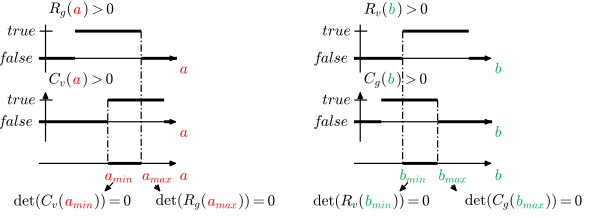

Generate this figure with Python:
"""Fig. 12 — Schematic representation of the range of admissible values for
parameters a and b, i.e., the range of values that ensures that the matrices
returned by the decomposition are semi-definite positive matrices.

ATBD L1 STACK (atbd-l1-stack), section 5.4.2.3 (SKP decomposition). Redrawn
from the original figure and the text of the section: R_g(a), C_v(a), R_v(b)
and C_g(b) (equations 5.59 to 5.62) must be positive; where one of them stops
being so, its determinant vanishes, which fixes the bounds a_min, a_max,
b_min and b_max. This is a schematic: horizontal positions are qualitative.

To modify: change the positions in GEOMETRY (units of the original figure,
x to the right, y downwards), the labels in LABELS or the colours in COLOURS,
then run ``/usr/bin/python3 fig12.py`` (matplotlib needed): it rewrites
fig12.svg (web page) and fig12.pdf (PDF export) next to this file. Commit the
three files together. Keep a dark text colour: the page puts a white
background behind the figure in both site themes.
"""

from pathlib import Path

import matplotlib

matplotlib.use("Agg")
import matplotlib.pyplot as plt  # noqa: E402

# -- colours and sizes -------------------------------------------------------
COLOURS = {"text": "#000000", "a": "#ff0000", "b": "#00b050", "line": "#000000"}
WIDTH_IN = 6.2  # PDF text width
FONT_PT = 11.5  # the PDF export prints it at about 65 %: subscripts stay >= 5 pt
THICK, THIN = 2.2, 0.9  # line widths (pt)

# -- geometry (pixels of the original figure, y downwards) -------------------
W, H = 1530, 560  # canvas: the original figure plus a margin for the larger text
Y_TRUE, Y_FALSE = (80, 150), (257, 313)  # upper and lower panel levels
Y_AXIS3 = 420  # axis of the admissible range
# left column (parameter a) and right column (parameter b, 60 px further right
# than in the original, to leave room between the larger labels)
COLS = {
    "a": {
        "x0": 100, "x1": 455, "yaxis": 117,
        "top": (193, 363),     # R_g(a) > 0 is true between these x
        "bot": (277, 422),     # C_v(a) > 0 is true between these x
        "bounds": (277, 363),  # a_min, a_max
        "top_end": 455, "bot_end": 445,
    },
    "b": {
        "x0": 910, "x1": 1265, "yaxis": 926,
        "top": (1035, 1205),    # R_v(b) > 0
        "bot": (980, 1125),    # C_g(b) > 0
        "bounds": (1035, 1125),  # b_min, b_max
        "top_end": 1255, "bot_end": 1265,
    },
}

# -- labels (mathtext; parts = list of (text, colour key)) --------------------
LABELS = {
    "true": r"$true$", "false": r"$false$",
    "top_a": [(r"$R_g($", "text"), (r"$a$", "a"), (r"$) > 0$", "text")],
    "bot_a": [(r"$C_v($", "text"), (r"$a$", "a"), (r"$) > 0$", "text")],
    "top_b": [(r"$R_v($", "text"), (r"$b$", "b"), (r"$) > 0$", "text")],
    "bot_b": [(r"$C_g($", "text"), (r"$b$", "b"), (r"$) > 0$", "text")],
    "a": [(r"$a$", "a")], "b": [(r"$b$", "b")],
    "amin": [(r"$a_{min}$", "a")], "amax": [(r"$a_{max}$", "a")],
    "bmin": [(r"$b_{min}$", "b")], "bmax": [(r"$b_{max}$", "b")],
    "det_amin": [(r"$\det(C_v($", "text"), (r"$a_{min}$", "a"), (r"$)) = 0$", "text")],
    "det_amax": [(r"$\det(R_g($", "text"), (r"$a_{max}$", "a"), (r"$)) = 0$", "text")],
    "det_bmin": [(r"$\det(R_v($", "text"), (r"$b_{min}$", "b"), (r"$)) = 0$", "text")],
    "det_bmax": [(r"$\det(C_g($", "text"), (r"$b_{max}$", "b"), (r"$)) = 0$", "text")],
}

# -- drawing -------------------------------------------------------------------
plt.rcParams.update({"mathtext.fontset": "cm", "font.size": FONT_PT})
fig = plt.figure(figsize=(WIDTH_IN, WIDTH_IN * H / W))
ax = fig.add_axes([0, 0, 1, 1])
ax.set_xlim(0, W)
ax.set_ylim(H, 0)
ax.axis("off")
renderer = fig.canvas.get_renderer()
LINE = COLOURS["line"]


def hline(x0, x1, y, lw=THIN):
    ax.plot([x0, x1], [y, y], color=LINE, lw=lw, solid_capstyle="butt")


def arrow(x0, y0, x1, y1, lw=THIN):
    ax.annotate("", xy=(x1, y1), xytext=(x0, y0), arrowprops=dict(
        arrowstyle="-|>,head_length=0.35,head_width=0.15", color=LINE, lw=lw,
        shrinkA=0, shrinkB=0))


def label(x, y, parts, ha="left", va="center"):
    """Text in several colours, laid out left to right from (x, y)."""
    texts, width = [], 0
    for s, key in parts:
        t = ax.text(x, y, s, color=COLOURS[key], ha="left", va=va)
        w = t.get_window_extent(renderer).width * W / (WIDTH_IN * fig.dpi)
        texts.append((t, w))
        width += w
    x0 = x - (width if ha == "right" else width / 2 if ha == "center" else 0)
    for t, w in texts:
        t.set_x(x0)
        x0 += w


def panel(col, level, side):
    c = COLS[col]
    yt, yf = level
    lo, hi = c["top"] if side == "top" else c["bot"]
    end = c["top_end"] if side == "top" else c["bot_end"]
    ax_y = 150 if side == "top" else 313
    # y axis, with the tick at the "true" level (the lower panel has an arrowhead)
    top_y = 65 if side == "top" else 235
    if side == "top":
        ax.plot([c["yaxis"]] * 2, [top_y, ax_y + 35], color=LINE, lw=THIN)
    else:
        arrow(c["yaxis"], ax_y + 50, c["yaxis"], top_y)
    hline(c["yaxis"] - 15, c["yaxis"] + 18, yt)
    label(c["x0"] - 5, yt, [(LABELS["true"], "text")], ha="right")
    label(c["x0"] - 12, yf, [(LABELS["false"], "text")], ha="right")
    # x axis with its arrowhead, thick where the function is false
    hline(c["x0"], c["x1"] - 4, yf)
    arrow(c["x1"] - 20, yf, c["x1"], yf)
    hline(c["x0"], lo, yf, THICK)
    hline(hi, end, yf, THICK)
    # thick true segment
    hline(lo, hi, yt, THICK)
    label(c["x1"] + 7, yf + 28, LABELS[col])


def dotted(x, y0, y1):
    ax.plot([x, x], [y0, y1], color=LINE, lw=THIN, dashes=(6, 2, 1.2, 2))


for col in ("a", "b"):
    c = COLS[col]
    panel(col, (Y_TRUE[0], Y_TRUE[1]), "top")
    panel(col, (Y_FALSE[0], Y_FALSE[1]), "bot")
    # titles
    tx = c["yaxis"] + 8 if col == "a" else c["yaxis"] + 9
    label(tx, 25, LABELS[f"top_{col}"])
    label(tx, 205, LABELS[f"bot_{col}"])
    # admissible-range axis
    lo, hi = c["bounds"]
    hline(c["x0"], c["x1"] - 4, Y_AXIS3)
    arrow(c["x1"] - 20, Y_AXIS3, c["x1"], Y_AXIS3)
    hline(lo, hi, Y_AXIS3, THICK)
    label(c["x1"] + 7, Y_AXIS3 + 32, LABELS[col])
    # dotted bounds
    dotted(hi if col == "a" else lo, Y_TRUE[0], Y_AXIS3)
    dotted(lo if col == "a" else hi, Y_FALSE[0], Y_AXIS3)
    label(lo - 8, 452, LABELS[f"{col}min"])
    label(hi + 2, 452, LABELS[f"{col}max"])

# determinant labels and the arrows towards them
for col, x_left, x_right in (("a", 35, 400), ("b", 805, 1195)):
    lo, hi = COLS[col]["bounds"]
    arrow(lo + 13, 470, lo - 9, 493)
    arrow(hi + 37, 477, hi + 50, 493)
    label(x_left, 518, LABELS[f"det_{col}min"])
    label(x_right, 518, LABELS[f"det_{col}max"])

# -- output (same bytes for the same script: fixed ids and dates) -------------
if __name__ == "__main__":
    plt.rcParams.update({"svg.hashsalt": "esa-doc2open", "svg.fonttype": "path",
                         "pdf.fonttype": 42})
    stem = Path(__file__).with_suffix("")
    fig.savefig(f"{stem}.svg", format="svg", transparent=True, metadata={"Date": None})
    fig.savefig(f"{stem}.pdf", format="pdf", transparent=True,
                metadata={"CreationDate": None, "ModDate": None})
